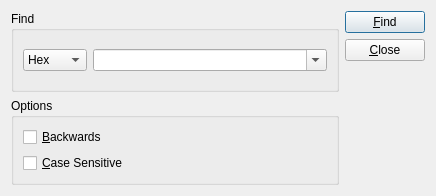
<?xml version="1.0" encoding="UTF-8"?>
<ui version="4.0">
 <class>SearchDialog</class>
 <widget class="QDialog" name="SearchDialog">
  <property name="geometry">
   <rect>
    <x>0</x>
    <y>0</y>
    <width>436</width>
    <height>196</height>
   </rect>
  </property>
  <property name="windowTitle">
   <string>Find in Hex/Ascii</string>
  </property>
  <property name="windowIcon">
   <iconset resource="wombatforensics.qrc">
    <normaloff>:/bar/hexsrch</normaloff>:/bar/hexsrch</iconset>
  </property>
  <layout class="QHBoxLayout" name="horizontalLayout_3">
   <item>
    <layout class="QVBoxLayout" name="verticalLayout_2">
     <item>
      <widget class="QGroupBox" name="gbFind">
       <property name="title">
        <string>Find</string>
       </property>
       <layout class="QHBoxLayout" name="horizontalLayout">
        <item>
         <widget class="QComboBox" name="cbFindFormat">
          <item>
           <property name="text">
            <string>Hex</string>
           </property>
          </item>
          <item>
           <property name="text">
            <string>UTF-8</string>
           </property>
          </item>
         </widget>
        </item>
        <item>
         <widget class="QComboBox" name="cbFind">
          <property name="sizePolicy">
           <sizepolicy hsizetype="Expanding" vsizetype="Fixed">
            <horstretch>0</horstretch>
            <verstretch>0</verstretch>
           </sizepolicy>
          </property>
          <property name="editable">
           <bool>true</bool>
          </property>
         </widget>
        </item>
       </layout>
      </widget>
     </item>
     <item>
      <widget class="QGroupBox" name="gbOptions">
       <property name="title">
        <string>Options</string>
       </property>
       <layout class="QVBoxLayout" name="verticalLayout_3">
        <item>
         <widget class="QCheckBox" name="cbBackwards">
          <property name="text">
           <string>&amp;Backwards</string>
          </property>
         </widget>
        </item>
        <item>
         <widget class="QCheckBox" name="cbCase">
          <property name="text">
           <string>&amp;Case Sensitive</string>
          </property>
         </widget>
        </item>
       </layout>
      </widget>
     </item>
    </layout>
   </item>
   <item>
    <layout class="QVBoxLayout" name="verticalLayout">
     <item>
      <widget class="QPushButton" name="pbFind">
       <property name="text">
        <string>&amp;Find</string>
       </property>
       <property name="shortcut">
        <string>F3</string>
       </property>
       <property name="default">
        <bool>true</bool>
       </property>
      </widget>
     </item>
     <item>
      <widget class="QPushButton" name="pbCancel">
       <property name="text">
        <string>&amp;Close</string>
       </property>
      </widget>
     </item>
     <item>
      <spacer name="verticalSpacer">
       <property name="orientation">
        <enum>Qt::Vertical</enum>
       </property>
       <property name="sizeHint" stdset="0">
        <size>
         <width>20</width>
         <height>40</height>
        </size>
       </property>
      </spacer>
     </item>
    </layout>
   </item>
  </layout>
 </widget>
 <tabstops>
  <tabstop>cbFind</tabstop>
  <tabstop>cbFindFormat</tabstop>
  <tabstop>cbBackwards</tabstop>
  <tabstop>cbCase</tabstop>
  <tabstop>pbFind</tabstop>
  <tabstop>pbCancel</tabstop>
 </tabstops>
 <resources>
  <include location="wombatforensics.qrc"/>
 </resources>
 <connections>
  <connection>
   <sender>pbCancel</sender>
   <signal>clicked()</signal>
   <receiver>SearchDialog</receiver>
   <slot>hide()</slot>
   <hints>
    <hint type="sourcelabel">
     <x>360</x>
     <y>134</y>
    </hint>
    <hint type="destinationlabel">
     <x>364</x>
     <y>162</y>
    </hint>
   </hints>
  </connection>
 </connections>
</ui>
